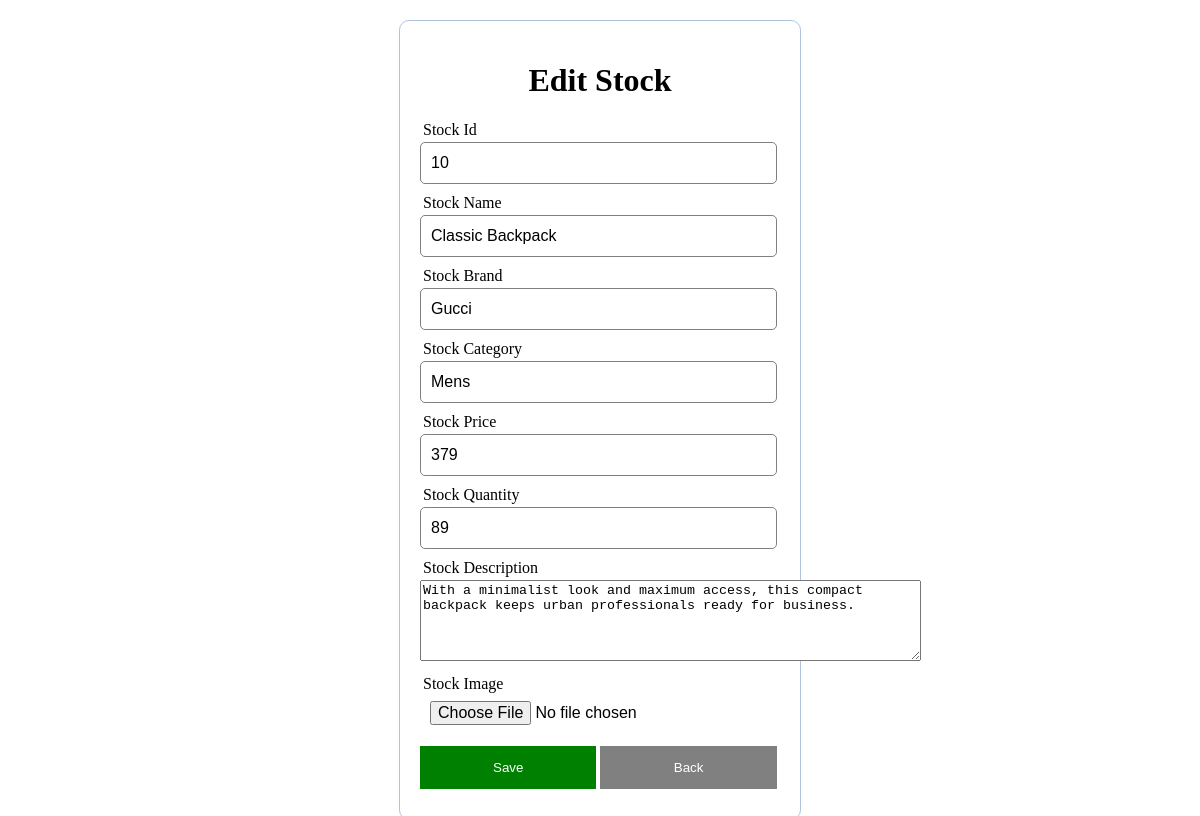
The app's page /editStock.php?stock_id=10 with its own data.
### tables this page shows
CREATE TABLE `stock_inventory` (
  `stock_id` int(11) NOT NULL,
  `stock_name` varchar(100) NOT NULL,
  `stock_brand` varchar(100) NOT NULL,
  `stock_category` varchar(100) NOT NULL,
  `stock_quantity` int(11) NOT NULL,
  `stock_description` varchar(10000) NOT NULL,
  `stock_img` varchar(200) NOT NULL,
  `stock_price` int(11) NOT NULL
);

### editStock.php (the view, shortened to what this page needs)
<?php include('server.php');
  $stock_id=$_GET['stock_id'];
  $query=mysqli_query($db,"SELECT * FROM `stock_inventory` WHERE stock_id='$stock_id'");
  $row=mysqli_fetch_array($query);
 ?>
<!DOCTYPE html>
<html>
<head>
	<link rel="stylesheet" type="text/css" href="asset/css/style.css?<?php echo date('l jS \of F Y h:i:s A'); ?>">
</head>
<body>
  <form class="form1" method="POST" enctype="multipart/form-data" action="editStock.php?stock_id=<?php echo $stock_id; ?>">
    <div class="imgcontainer">
      <h1>Edit Stock</h1>
    </div>
      <div class="input-group">
      <label>Stock Id</label>
      <input type="text" name="stock_id" value="<?php echo $row['stock_id']; ?> "readonly>
    </div>
      <div class="input-group">
      <label>Stock Name</label>
      <input type="text" name="stock_name" value="<?php echo $row['stock_name']; ?>">
    <div class="input-group">
      <label>Stock Brand</label>
      <input type="text" name="stock_brand" value="<?php echo $row['stock_brand']; ?>">
    </div>
    <div class="input-group">
      <label>Stock Category</label>
      <input type="text" name="stock_category" value="<?php echo $row['stock_category']; ?>">
    </div>
      <div class="input-group">
      <label>Stock Price</label>
      <input type="text" name="stock_price" value="<?php echo $row['stock_price']; ?>">
    </div>
    <div class="input-group">
      <label>Stock Quantity</label>
      <input type="text" name="stock_quantity" value="<?php echo $row['stock_quantity']; ?>">
    </div>
    <div class="input-group">
      <label>Stock Description</label>
      <textarea rows="5" cols="60" type="text" name="stock_description"><?php echo $row['stock_description'];?></textarea>
    </div>
       <div class="input-group">
      <label>Stock Image</label>
      <input style="border: 0;" type="file" name="stock_img" value="<?php echo $row['stock_img'];?>" >
    </div>
    <div class="input-group4">
      <button type="submit" name="updateStock" class="savebtn" style="background-color:green">Save</button>
       <button type="button" onclick="history.back();" style="background-color:grey" >Back</button>
    </div>
  </form>
</body>
</html>

### asset/css/style.css (style rules this page uses)
body { margin: 0px; border:0px; }
h2,h1 { text-align: center; }
button { background-color: #04AA6D; color: white; padding: 14px 20px; border: none; cursor: pointer; width: 49%; }
.input-group { margin: 10px 0px 10px 0px; }
.input-group label { display: block; text-align: left; margin: 3px; }
.input-group input { height: 30px; width: 93%; padding: 5px 10px; font-size: 16px; border-radius: 5px; border: 1px solid gray; }
.form1 { width: 30%; margin: 20px auto; padding: 20px; border: 1px solid #B0C4DE; border-radius: 10px 10px 10px 10px; }

### records on screen
stock_inventory: stock_id "10", stock_name "Classic Backpack", stock_brand "Gucci", stock_category "Mens", stock_price "379", stock_quantity "89", stock_description "With a minimalist look and maximum access, this compact backpack keeps urban professionals ready for business."
